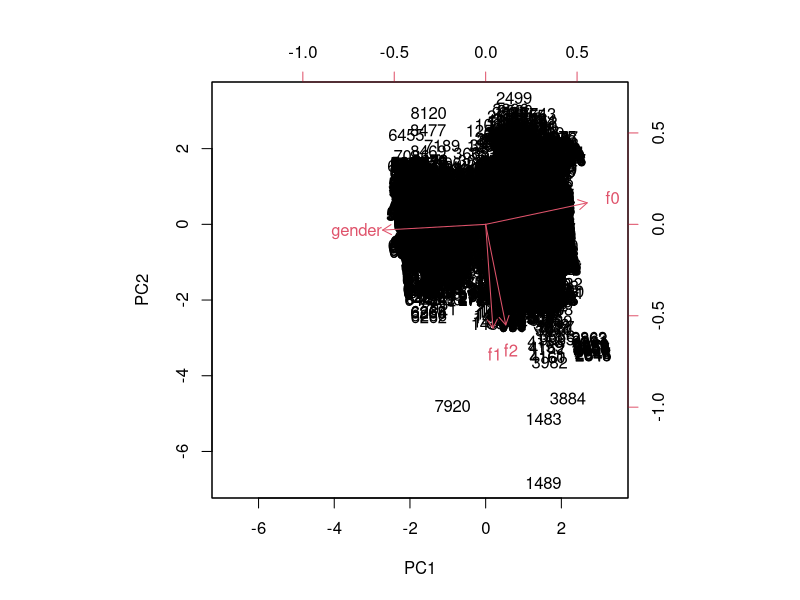
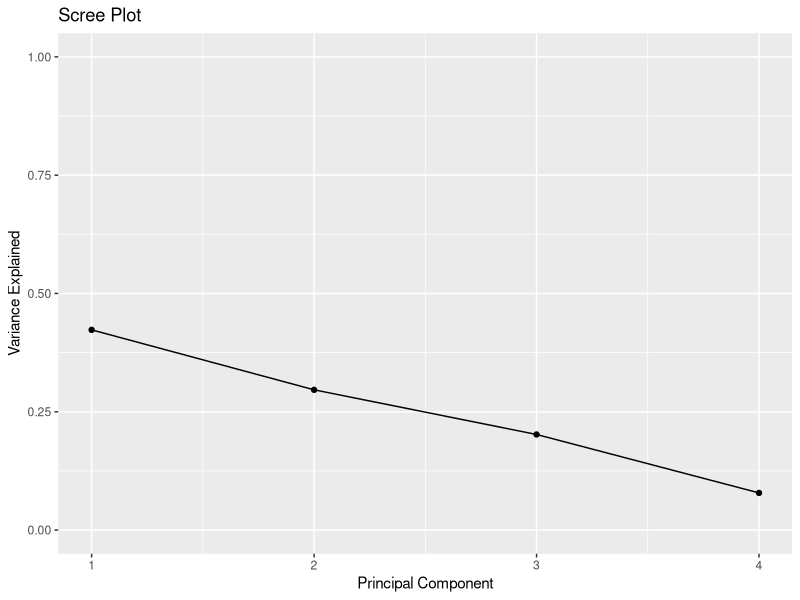

Recreate these plots in R, in order.
library(tidyverse)

wd <- getwd() %>% str_replace("/scripts/R/praat_processing$", "")
setwd(wd)
getwd()
rm(wd)

data <- read_csv("./data/filtered_data.csv")
data <- data[, c('f0', 'f1', 'f2', 'gender')]

##Unsupervised Learning: Principal Components Analysis

#Calculate the Principal Components
results <- prcomp(data, scale = TRUE)

#reverse the signs
results$rotation <- -1*results$rotation

#display principal components
results$rotation

#reverse the signs of the scores
results$x <- -1*results$x

#display the first six scores
head(results$x)

biplot(results, scale = 0)

#calculate total variance explained by each principal component
results$sdev^2 / sum(results$sdev^2)

#calculate total variance explained by each principal component
var_explained = results$sdev^2 / sum(results$sdev^2)

#create scree plot
qplot(c(1:4), var_explained) + 
  geom_line() + 
  xlab("Principal Component") + 
  ylab("Variance Explained") +
  ggtitle("Scree Plot") +
  ylim(0, 1)